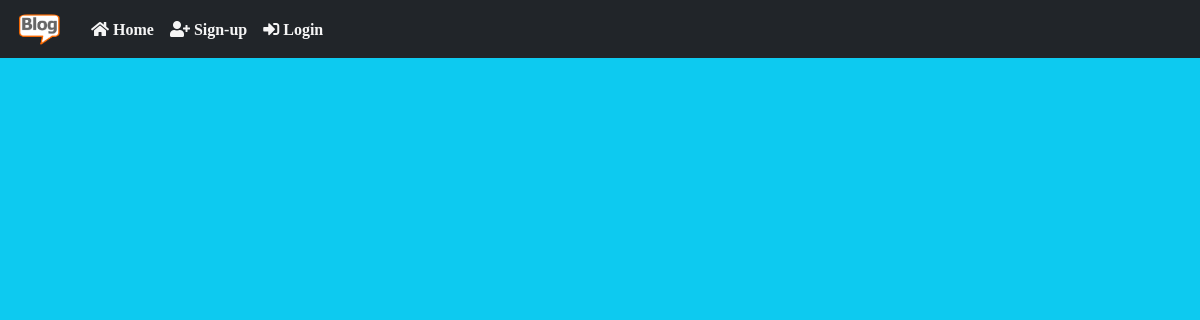
The page /detail_post/5 on the database as committed earlier.
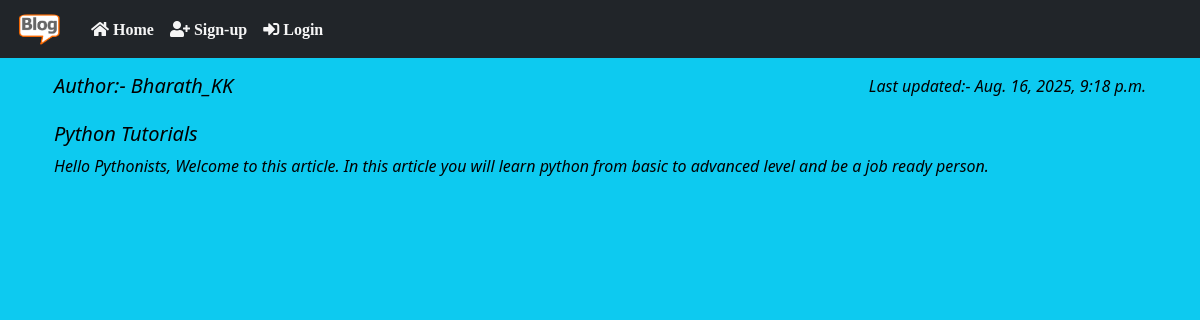
The same page on the database as committed later.
### blog_app/models.py (models this page shows, shortened)
class Post(models.Model):
    STATUS_CHOICES = (
    ('draft', 'Draft'),
    ('published', 'Published'),
    )
    title = models.CharField(max_length=250)
    author = models.ForeignKey(User,on_delete=models.CASCADE,related_name='blog_posts')
    body = models.TextField()
    publish = models.DateTimeField(default=timezone.now)
    created = models.DateTimeField(auto_now_add=True)
    updated = models.DateTimeField(auto_now=True)
    status = models.CharField(max_length=10,choices=STATUS_CHOICES,default='draft')
    class Meta:
        ordering = ('publish',)

### blog_app/views.py (the view)
# urls.py: path('detail_post/<int:id>', views.detail_post, name="detail_post"),
def detail_post(request, id):
    readmore = Post.objects.filter(status = "published", id=id)
    return render(request, 'detailpost.html', {'posts': readmore})

### templates/detailpost.html (shortened to what this page needs)
{% extends "index.html" %}
{% block body %}
{% for p in posts %}
<div class="container mt-3">
    <div class="container text-black fst-italic">
        <h5 class="float-start">Author:- {{p.author}}</h5>
        <p class="float-end">Last updated:- {{p.updated}}</p><br><br>
        <h5 class="card-title">{{ p.title }}</h5>
        <p class="card-text">{{ p.body }}</p>
    </div>
</div>
{% endfor %}
{% endblock body %}

Rows that differ between the two databases and show on the page:
added Post: author "Bharath_KK", updated "Aug. 16, 2025, 9:18 p.m.", title "Python Tutorials", body "Hello Pythonists, Welcome to this article. In this article you will learn python from basic to advanced level and be a job ready person."
